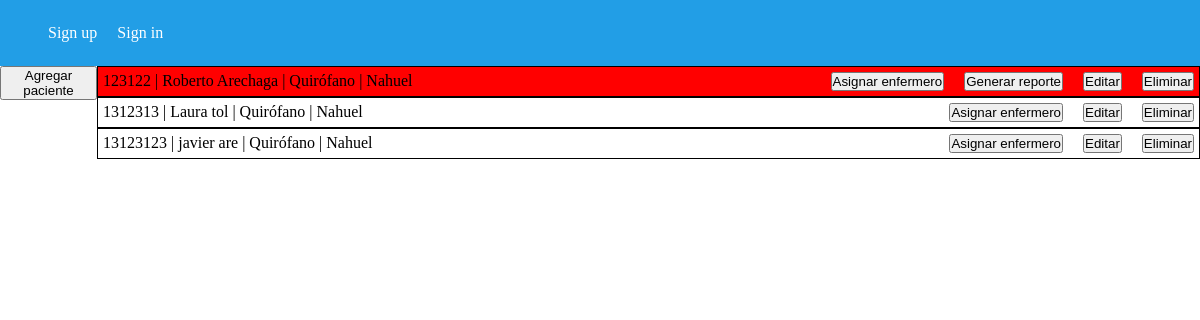
Before: /detalle_zona/1/ with the older database file.
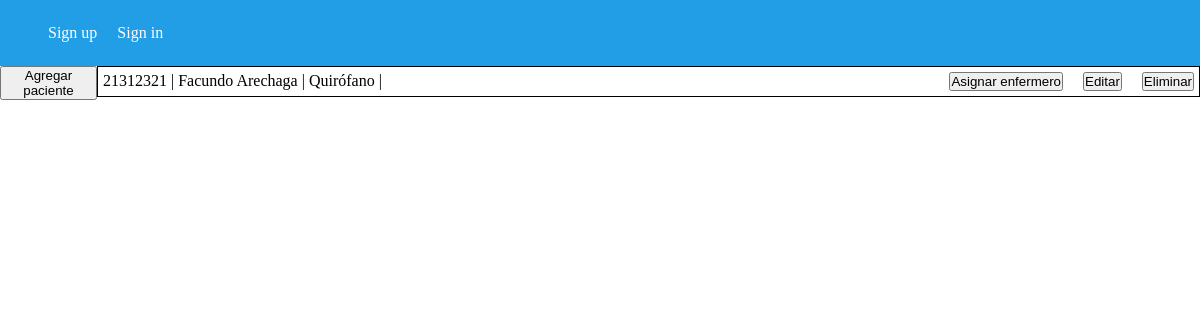
After: the same page with the newer database file.
### administracion/models.py (models this page shows, shortened)
class Paciente(models.Model):
    nombre_paciente = models.CharField(max_length=100)
    apellido_paciente = models.CharField(max_length=100)
    dni_paciente = models.CharField(max_length=100)
    fecha_nac_paciente = models.DateField()
    medico_asignado = models.ForeignKey(Medico, null=True, on_delete=models.CASCADE)
    zona = models.ForeignKey(Zona, default=None, on_delete=models.CASCADE)
    perfil = models.ForeignKey(Perfil, default=None, on_delete=models.CASCADE)
    domicilio_paciente = models.CharField(max_length=100, default="")
    genero_paciente = models.CharField(max_length=1, default="")
    telefono_paciente = models.CharField(null=True, default="", max_length=10)
    email_paciente = models.CharField(max_length=100, default="")
    grupo_sanguineo = models.CharField(max_length=5, default="")
    peso_paciente_kg = models.IntegerField(default=0)
    altura_paciente = models.IntegerField(default=0)
    alergias = models.TextField(default="")

class Zona(models.Model):
    nombre_zona = models.CharField(max_length=50)
    cant_pacientes = models.IntegerField()

class Medico(models.Model):
    nombre_medico = models.CharField(max_length=100)
    apellido_medico = models.CharField(max_length=100)
    dni_medico = models.CharField(max_length=100)
    fecha_nac_medico = models.DateField()
    domicilio_medico = models.CharField(max_length=100)
    zona = models.ForeignKey(Zona, default=None, on_delete=models.CASCADE)

### administracion/views.py (the view)
# urls.py: path('detalle_zona/<int:id>/', views.detalle_zona, name="detalle_zona"),
def detalle_zona(req, id):
    medicos = Medico.objects.all().filter(zona = id)
    pacientes = Paciente.objects.all().filter(zona = id)
    zona = Zona.objects.get(id=id)
    return render(req, 'detalle_zona.html',{
        "pacientes":pacientes,
        "zona": zona,
        "medicos": medicos,
        "formPaciente": PacienteForm
    })

### administracion/templates/detalle_zona.html (shortened to what this page needs)
{% extends 'base.html' %}
{% load static %}
    {% block content %}
        <div class="main">
            <form action="{% url 'agregarPaciente' %}" method="POST">
                <button>
                    Agregar paciente
                </button>
            </form>
            <div class="pacientes">
                {% if pacientes %}
                    {% for paciente in pacientes %}
                    <a class="paciente {% if paciente.perfil.isCalling %} pacienteLlamando {% elif paciente.perfil.isCallingNormal%} pacienteLlamandoNormal {% endif %}">
                        <p>{{paciente.dni_paciente}} | {{paciente.nombre_paciente}} {{paciente.apellido_paciente}} | {{paciente.zona.nombre_zona}} | {{paciente.medico_asignado.nombre_medico}}</p>
                        <div class="buttons">
                            <div>
                                <button class="asignarMedico">Asignar enfermero</button>
                            </div>
                            {% if paciente.perfil.isCalling or paciente.perfil.isCallingNormal %}
                            <form action="{% url 'generarReporte' paciente.id %}">
                                <button>
                                    Generar reporte
                                </button>
                            </form>
                            {% endif %}
                            <form action="{% url 'editar_paciente' paciente.id %}">
                                <button>Editar</button>
                            </form>
                            <form action="{% url 'eliminarPaciente' paciente.id %}">
                                <button>Eliminar</button>
                            </form>
                            </div>
                        </a>
                    {% endfor %}
                {% else %}
                    <p>No hay ningun paciente en este momento</p>
                {% endif %}
            </div>
        </div>
    {% endblock content %}

Changed rows visible on the page:
removed Paciente: dni_paciente "123122", nombre_paciente "Roberto", apellido_paciente "Arechaga", zona.nombre_zona "Quirófano", medico_asignado.nombre_medico "Nahuel", shows "Generar reporte"
removed Paciente: dni_paciente "1312313", nombre_paciente "Laura", apellido_paciente "tol", zona.nombre_zona "Quirófano", medico_asignado.nombre_medico "Nahuel"
removed Paciente: dni_paciente "13123123", nombre_paciente "javier", apellido_paciente "are", zona.nombre_zona "Quirófano", medico_asignado.nombre_medico "Nahuel"
added Paciente: dni_paciente "21312321", nombre_paciente "Facundo", apellido_paciente "Arechaga", zona.nombre_zona "Quirófano"
